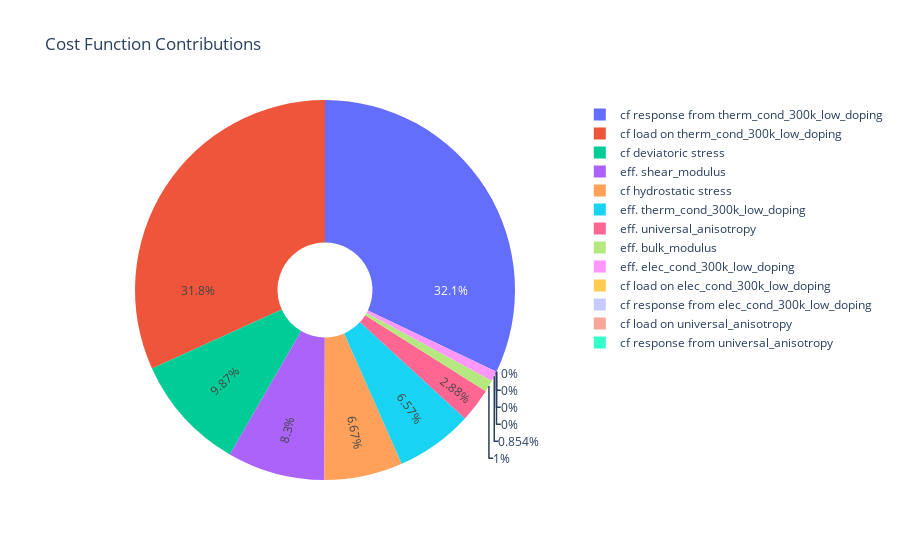

The cell this chart's notebook holds for it:
### Code cell
# Plot the contributions to the cost function for the best performer
visualizer.plot_cost_func_contribs()

### Figure 1 — Plotly figure (JSON) as saved in the notebook; plotly's stock layout.template omitted (floating-point values rounded to 4 significant figures)
{"data": [{"hole": 0.25, "insidetextorientation": "radial", "labels": ["eff. elec_cond_300k_low_doping", "eff. therm_cond_300k_low_doping", "eff. bulk_modulus", "eff. shear_modulus", "eff. universal_anisotropy", "cf load on elec_cond_300k_low_doping", "cf response from elec_cond_300k_low_doping", "cf load on therm_cond_300k_low_doping", "cf response from therm_cond_300k_low_doping", "cf hydrostatic stress", "cf deviatoric stress", "cf load on universal_anisotropy", "cf response from universal_anisotropy"], "textinfo": "percent", "type": "pie", "values": [0.005353, 0.04115, 0.006276, 0.05203, 0.01806, 0, 0, 0.1991, 0.201, 0.04178, 0.06183, 0, 0, 0.313, 0.2678, 0.03381, 0.05888, 0.02685, 0.02968, 0.08115, 0.05966, 0.009266, 0.02021, 0, 0, 0.3243, 0.276, 0.02842, 0.07594]}], "layout": {"showlegend": true, "title": {"text": "Cost Function Contributions"}}}
